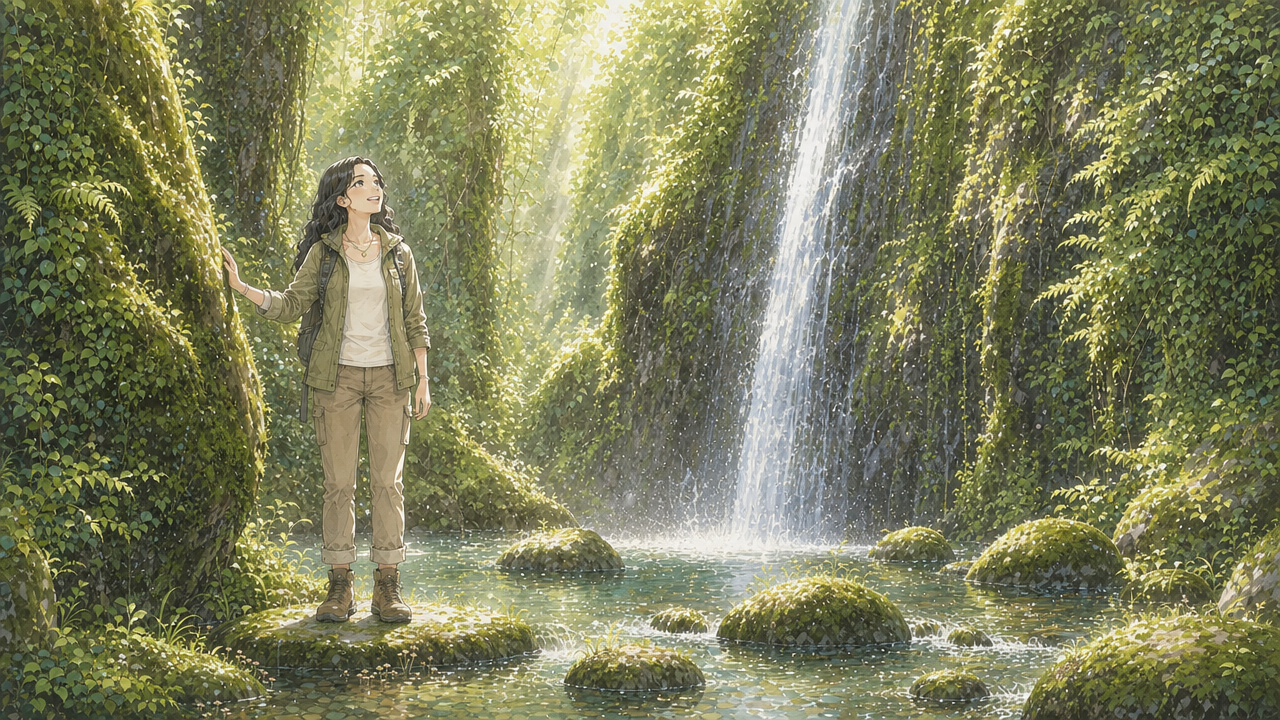
#> input picture assets/comparison/moss-gorge-image2-before.jpg, 1280 x 720 px
$ python notch.py ../../assets/comparison/moss-gorge-image2-before.jpg out
#> lines starting #> are read from the running program, lines starting #| are printed output that depends on the picture
### src/mi_ripple/common.py
"""Shared numerical, image-I/O, provenance, and inspection-board helpers."""

from __future__ import annotations

import hashlib
import json
from datetime import UTC, datetime
from pathlib import Path

import numpy as np
from PIL import Image, ImageDraw, ImageFont
from scipy import ndimage
from skimage import color as skcolor

BAND_SIGMAS = (1.0, 3.0)
RESIDUAL_GAIN = 6.0


def load_rgb(path: str | Path) -> np.ndarray:
    """Load an opaque RGB image as float64 values in [0, 1]."""
    with Image.open(path) as image:
        return np.asarray(image.convert("RGB"), dtype=np.float64) / 255.0


def rgb_to_lab(rgb: np.ndarray) -> np.ndarray:
    return skcolor.rgb2lab(rgb)


def lab_to_rgb8(lab: np.ndarray) -> np.ndarray:
    lab = lab.copy()
    lab[..., 0] = np.clip(lab[..., 0], 0, 100)
    return np.clip(np.rint(skcolor.lab2rgb(lab) * 255), 0, 255).astype(np.uint8)


def rgb_to_L(rgb: np.ndarray) -> np.ndarray:
    return skcolor.rgb2lab(rgb)[..., 0]


# [8 lines left out: function bandpass, not called in this run]


def smoothstep(x: np.ndarray, low: float, high: float) -> np.ndarray:
    t = np.clip((x - low) / (high - low), 0.0, 1.0)
    return t * t * (3 - 2 * t)


# [78 lines left out: functions structure_signals, along_orientation_mean, window_damage, not called in this run]


def sha256_of(path: str | Path) -> str:
    digest = hashlib.sha256()
    with open(path, "rb") as handle:
        for chunk in iter(lambda: handle.read(1 << 20), b""):
            digest.update(chunk)
    return digest.hexdigest()


def now_iso() -> str:
    return datetime.now(UTC).astimezone().isoformat(timespec="seconds")


def write_json(path: str | Path, value: dict) -> Path:
    output = Path(path)
    output.write_text(
        json.dumps(value, ensure_ascii=False, indent=2) + "\n",
        encoding="utf-8",
    )
    return output


def image_size(path: str | Path) -> tuple[int, int]:
    with Image.open(path) as image:
        return image.size


# [17 lines left out: function font, not called in this run]


def to_img(array: np.ndarray) -> Image.Image:
    return Image.fromarray(np.clip(array, 0, 255).astype(np.uint8)).convert("RGB")


# [58 lines left out: functions residual_tile, crop_tile, build_board, not called in this run]

### src/mi_ripple/notch.py
"""Selective spectral notching for isolated periodic lattice components."""

from __future__ import annotations

import argparse
import os
from concurrent.futures import ThreadPoolExecutor
from pathlib import Path

import numpy as np
from PIL import Image
from scipy import ndimage

from .common import (
    lab_to_rgb8,
    load_rgb,
    now_iso,
    rgb_to_lab,
    sha256_of,
    write_json,
)

DEFAULT_PARAMS = {
    "local_win": 21,
    "peak_tau": 1.2,
    "max_support": 80,
    "low_cut": 24,
    "feather": 1.5,
}


def default_workers() -> int:
    value = os.environ.get("MI_RIPPLE_WORKERS", "").strip()
    if value.isdigit() and int(value) > 0:
        return int(value)
    return max(1, min(8, os.cpu_count() or 1))


def median_baseline(
    array: np.ndarray,
    size: int,
    workers: int | None = None,
) -> np.ndarray:
    """Compute a deterministic striped median filter with full-window halos."""
    worker_count = default_workers() if workers is None else max(1, int(workers))
    height = array.shape[0]
    if worker_count == 1 or height < 2:
        return ndimage.median_filter(array, size=size, mode="nearest")
    halo = size // 2
    bounds = np.linspace(0, height, worker_count + 1).astype(int)
    output = np.empty_like(array)

    def work(index: int) -> None:
        low = int(bounds[index])
        high = int(bounds[index + 1])
        if high <= low:
            return
        start = max(0, low - halo)
        end = min(height, high + halo)
        piece = ndimage.median_filter(
            array[start:end],
            size=size,
            mode="nearest",
        )
        output[low:high] = piece[low - start : low - start + (high - low)]

    with ThreadPoolExecutor(max_workers=worker_count) as executor:
        list(executor.map(work, range(worker_count)))
    return output


def find_isolated_peaks(
    channel: np.ndarray,
    local_win: int = 21,
    peak_tau: float = 1.2,
    max_support: int = 80,
    low_cut: int = 24,
    pad: int = 64,
    workers: int | None = None,
) -> dict:
    """Find small connected spectral components above a local median baseline."""
    padded = np.pad(channel, pad, mode="reflect")
    spectrum = np.fft.fftshift(np.fft.fft2(padded))
    del padded
    amplitude = np.abs(spectrum)
    log_amplitude = np.log1p(amplitude)
    local_baseline = median_baseline(log_amplitude, local_win, workers)
    excess = log_amplitude - local_baseline
    del log_amplitude, local_baseline
    height, width = excess.shape
    center_y, center_x = height // 2, width // 2
    yy, xx = np.ogrid[0:height, 0:width]
    radius = np.hypot(yy - center_y, xx - center_x)
    candidates = (excess > peak_tau) & (radius >= low_cut)
    del radius
    labels, count = ndimage.label(candidates)
    sizes = (
        ndimage.sum(candidates, labels, index=np.arange(1, count + 1))
        if count
        else np.array([])
    )
    kept_ids = [
        index + 1 for index, size in enumerate(sizes) if size <= max_support
    ]
    lookup = np.zeros(count + 1, dtype=bool)
    if kept_ids:
        lookup[kept_ids] = True
    keep = lookup[labels]
    peaks = []
    if kept_ids:
        positions = ndimage.maximum_position(excess, labels, index=kept_ids)
        if len(kept_ids) == 1:
            positions = [positions]
        for component_id, (peak_y, peak_x) in zip(
            kept_ids,
            positions,
            strict=True,
        ):
            peak_y, peak_x = int(peak_y), int(peak_x)
            frequency_y = (peak_y - center_y) / height
            frequency_x = (peak_x - center_x) / width
            frequency_radius = float(np.hypot(frequency_y, frequency_x))
            peaks.append(
                {
                    "excess": round(float(excess[peak_y, peak_x]), 3),
                    "support": int(sizes[component_id - 1]),
                    "period_px": (
                        round(1.0 / frequency_radius, 2)
                        if frequency_radius > 0
                        else None
                    ),
                    "angle_deg": round(
                        float(np.degrees(np.arctan2(frequency_y, frequency_x))),
                        1,
                    ),
                }
            )
    peaks.sort(key=lambda peak: -peak["excess"])
    return {
        "f": spectrum,
        "amp": amplitude,
        "excess": excess,
        "keep": keep,
        "cand": candidates,
        "pad": pad,
        "shape": channel.shape,
        "stats": {
            "components_above_tau": int(count),
            "isolated_components_kept": len(kept_ids),
            "rejected_large_components": int(count - len(kept_ids)),
            "notched_bins": int(keep.sum()),
            "notched_bins_pct": round(float(keep.mean() * 100), 4),
            "max_peak_excess": (
                round(float(excess[keep].max()), 3) if keep.any() else 0.0
            ),
            "peaks_top": peaks[:12],
        },
    }


def isolated_peak_notch(
    channel: np.ndarray,
    local_win: int = 21,
    peak_tau: float = 1.2,
    max_support: int = 80,
    low_cut: int = 24,
    feather: float = 1.5,
    workers: int | None = None,
) -> tuple[np.ndarray, dict]:
    diagnosis = find_isolated_peaks(
        channel,
        local_win,
        peak_tau,
        max_support,
        low_cut,
        workers=workers,
    )
    keep = diagnosis["keep"]
    excess = diagnosis["excess"]
    spectrum = diagnosis["f"]
    amplitude = diagnosis["amp"]
    pad = diagnosis["pad"]
    height, width = diagnosis["shape"]
    target = np.where(keep, np.maximum(excess, 0.0), 0.0)
    scale = np.exp(-ndimage.gaussian_filter(target, feather))
    output = np.real(
        np.fft.ifft2(np.fft.ifftshift(spectrum * scale))
    )[pad : pad + height, pad : pad + width]
    stats = dict(diagnosis["stats"])
    stats["energy_removed_pct"] = round(
        float(
            1.0
            - ((amplitude * scale) ** 2).sum()
            / max((amplitude**2).sum(), 1e-9)
        )
        * 100.0,
        5,
    )
    return output, stats


def notch_image(
    rgb: np.ndarray,
    params: dict | None = None,
    channels: tuple[str, ...] = ("L",),
    workers: int | None = None,
) -> tuple[np.ndarray, dict]:
    parameters = dict(DEFAULT_PARAMS, **(params or {}))
    lab = rgb_to_lab(rgb)
    stats = {}
    for name, index in (("L", 0), ("a", 1), ("b", 2)):
        if name in channels:
            lab[..., index], stats[name] = isolated_peak_notch(
                lab[..., index],
                workers=workers,
                **parameters,
            )
    return lab_to_rgb8(lab), {
        "params": parameters,
        "channels": list(channels),
        "per_channel": stats,
    }


def main() -> None:
    parser = argparse.ArgumentParser(
        description="Attenuate isolated periodic lattice peaks."
    )
    parser.add_argument("image")
    parser.add_argument("out_dir")
    parser.add_argument("--tau", type=float, default=DEFAULT_PARAMS["peak_tau"])
    parser.add_argument("--chroma", action="store_true")
    parser.add_argument("--suffix", default="notch")
    arguments = parser.parse_args()
    source = Path(arguments.image)
    output_dir = Path(arguments.out_dir)
    output_dir.mkdir(parents=True, exist_ok=True)
    channels = ("L", "a", "b") if arguments.chroma else ("L",)
    output, stats = notch_image(
        load_rgb(source),
        {"peak_tau": arguments.tau},
        channels,
    )
#> in load_rgb, image is the input picture: PIL image 1280x720 RGB; mean R, G, B 124.3, 126, 91.5
#> in notch_image, `parameters = dict(DEFAULT_PARAMS, **(params or {}))`: parameters = {'local_win': 21, 'peak_tau': 1.2, 'max_support': 80, 'low_cut': 24, 'feather': 1.5}
#> in rgb_to_lab, `return skcolor.rgb2lab(rgb)`:
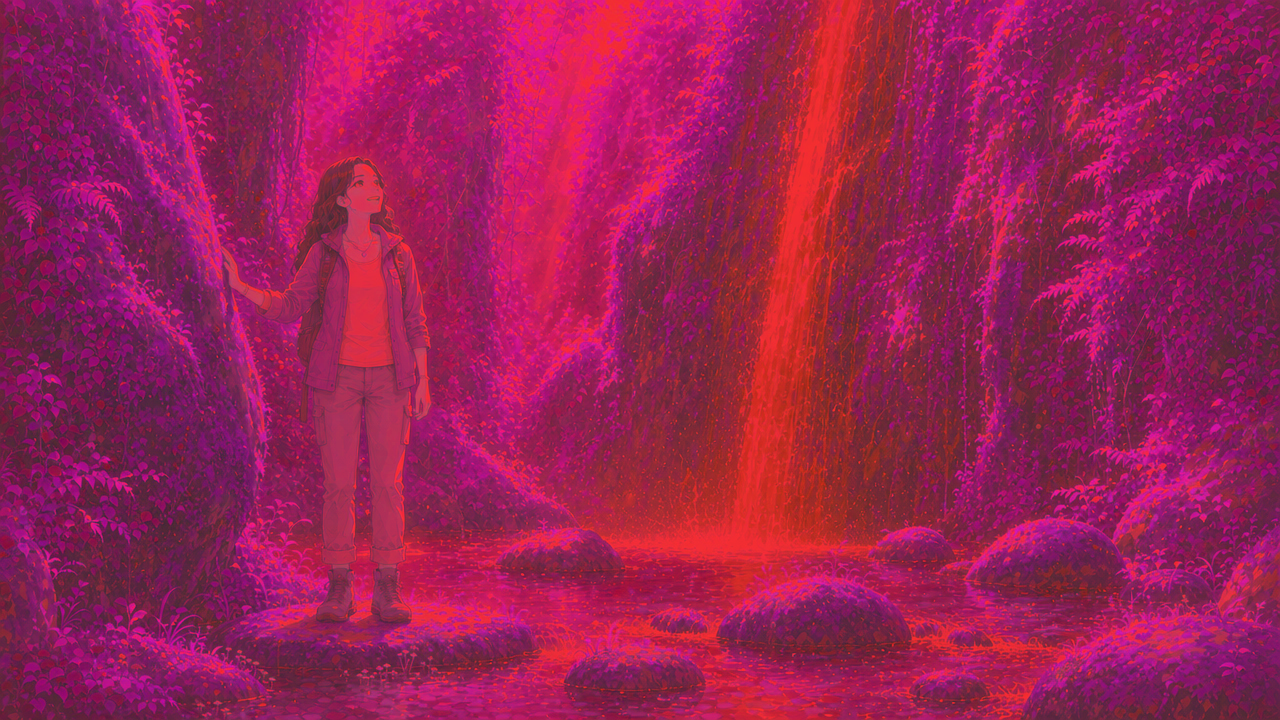
#> returned value: shape (720, 1280, 3) float64; mean of channels 0, 1, 2 51.2, -6.4, 18.5; drawn with min black and max white
#> the loop in notch_image, `for name, index in (("L", 0), ("a", 1), ("b", 2)):` made 3 passes
#> pad in isolated_peak_notch on pass 1: 64
#> pass 1, in find_isolated_peaks, `padded = np.pad(channel, pad, mode="reflect")`:
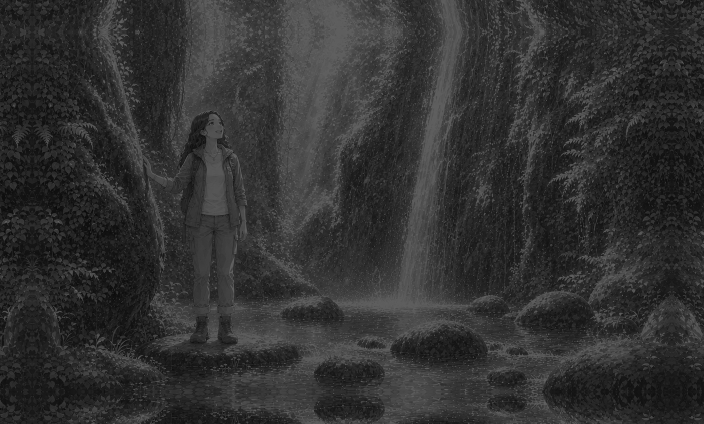
#> padded: shape (848, 1408) float64 (shown at 1/2 size); min 3.14, max 100, mean 50.1
#> pass 1, in find_isolated_peaks, `log_amplitude = np.log1p(amplitude)`:
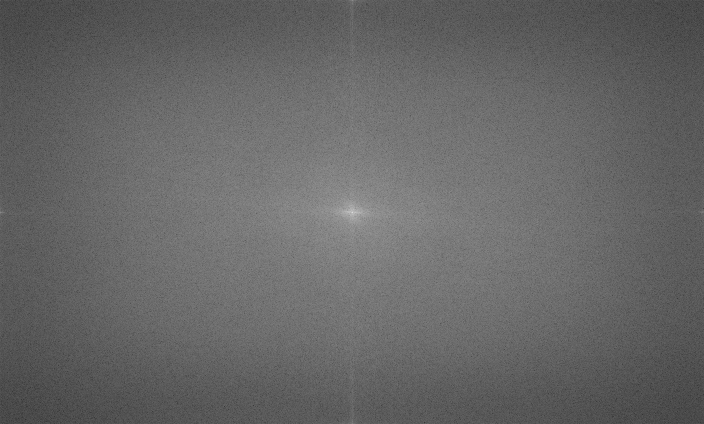
#> log_amplitude: shape (848, 1408) float64 (shown at 1/2 size); min 2, max 17.91, mean 8.39; drawn with min black and max white
#> pass 1, in find_isolated_peaks, `local_baseline = median_baseline(log_amplitude, local_win, workers)`:
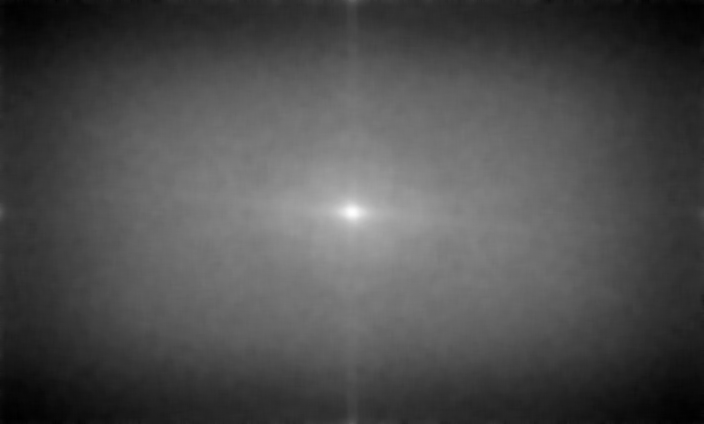
#> local_baseline: shape (848, 1408) float64 (shown at 1/2 size); min 6.62, max 12.79, mean 8.5; drawn with min black and max white
#> after the loop in notch_image, `for name, index in (("L", 0), ("a", 1), ("b", 2)):`: stats = 1 item
#> stats = 3 items
    output_path = output_dir / f"{source.stem}_{arguments.suffix}.png"
    Image.fromarray(output).save(output_path)
    write_json(
        output_path.with_suffix(".json"),
        {
            "stage": "notch",
            "grade": "deliverable",
            "source": str(source),
            "source_sha256": sha256_of(source),
            "output": str(output_path),
            "pixels": list(Image.fromarray(output).size),
            **stats,
            "time": now_iso(),
        },
    )
    print(output_path)


if __name__ == "__main__":
    main()

$ run again, on assets/comparison/night-hair-before.jpg
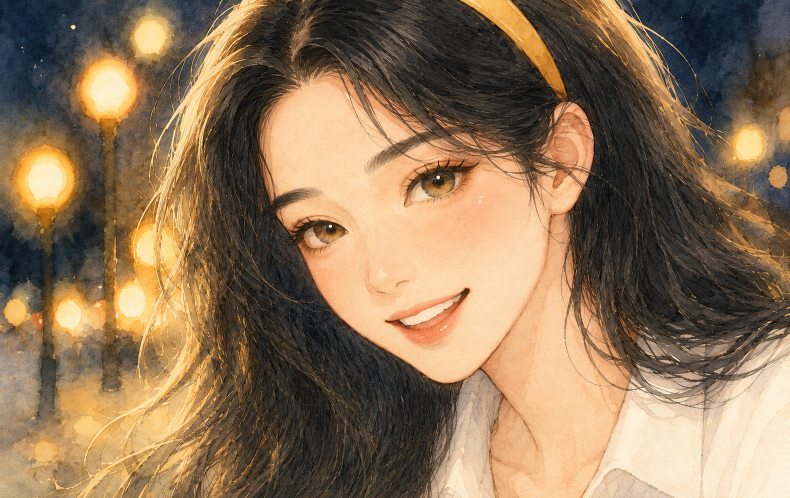
#> input picture assets/comparison/night-hair-before.jpg, 1579 x 996 px (shown at 1/2 size)
#> in load_rgb, image is the input picture: PIL image 1579x996 RGB; mean R, G, B 142.2, 116.5, 87.9
#> parameters = {'local_win': 21, 'peak_tau': 1.2, 'max_support': 80, 'low_cut': 24, 'feather': 1.5}
#> the loop in notch_image, `for name, index in (("L", 0), ("a", 1), ("b", 2)):` made 3 passes
#> pad in isolated_peak_notch on pass 1: 64
#> pass 1, in find_isolated_peaks, `padded = np.pad(channel, pad, mode="reflect")`:
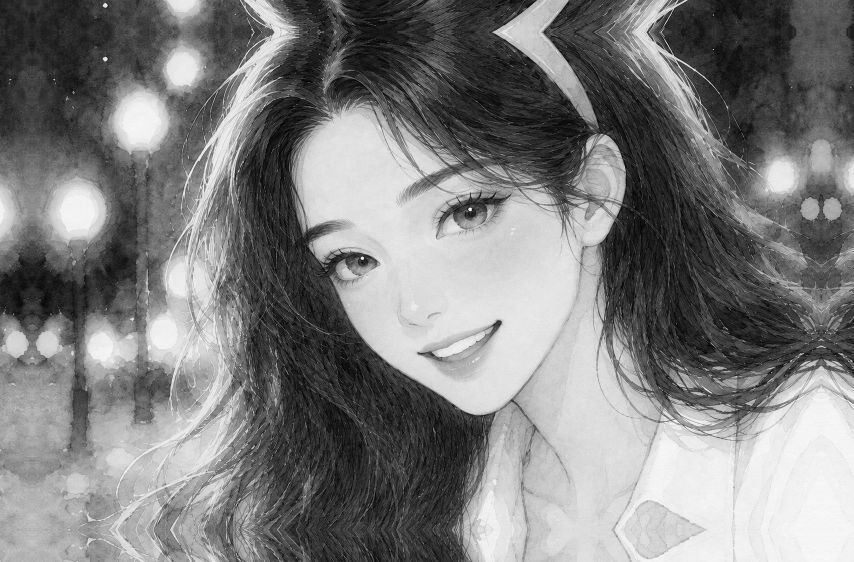
#> padded: shape (1124, 1707) float64 (shown at 1/2 size); min 0, max 99.06, mean 49.1; drawn with min black and max white
#> pass 1, in find_isolated_peaks, `local_baseline = median_baseline(log_amplitude, local_win, workers)`:
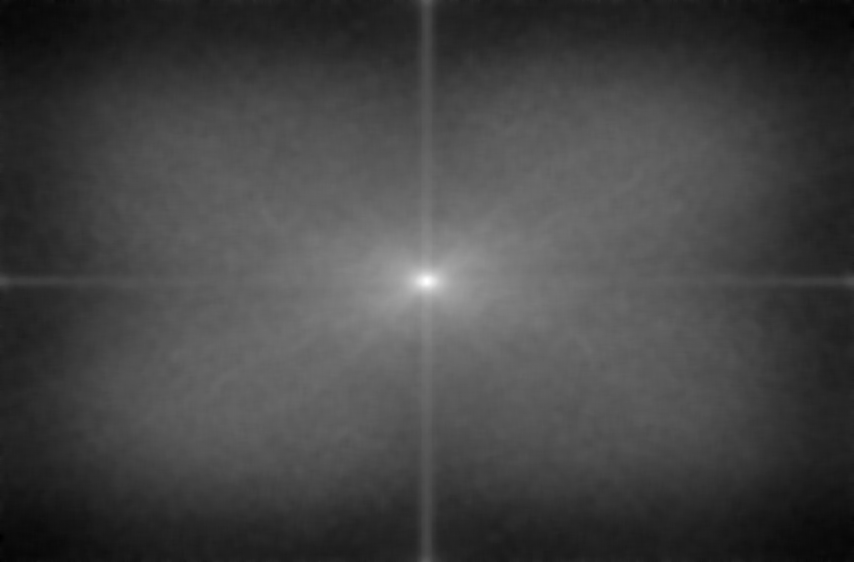
#> local_baseline: shape (1124, 1707) float64 (shown at 1/2 size); min 6.27, max 13.77, mean 8.28; drawn with min black and max white
#> after the loop in notch_image, `for name, index in (("L", 0), ("a", 1), ("b", 2)):`: stats = 1 item
#> in main, `output, stats = notch_image( load_rgb(source), {"peak_tau": arguments...`: stats = 3 items

$ run again, on assets/comparison/rainforest-path-before.jpg
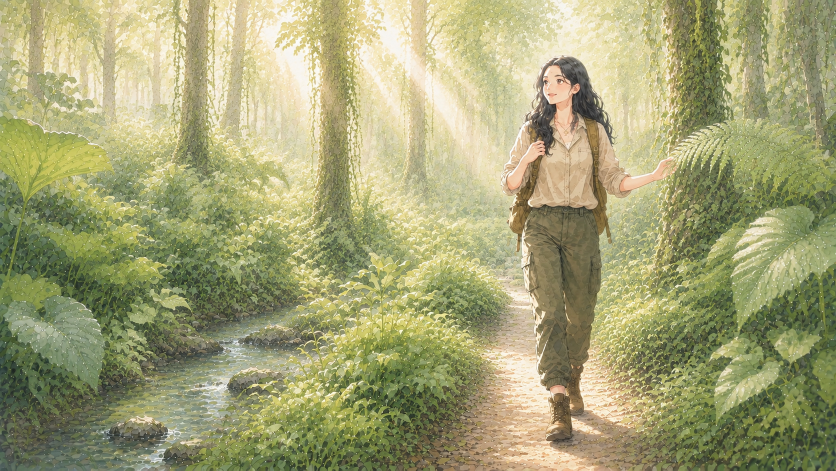
#> input picture assets/comparison/rainforest-path-before.jpg, 1672 x 941 px (shown at 1/2 size)
#> in load_rgb, image is the input picture: PIL image 1672x941 RGB; mean R, G, B 163, 162.7, 117.5
#> parameters = {'local_win': 21, 'peak_tau': 1.2, 'max_support': 80, 'low_cut': 24, 'feather': 1.5}
#> in rgb_to_lab, `return skcolor.rgb2lab(rgb)`:
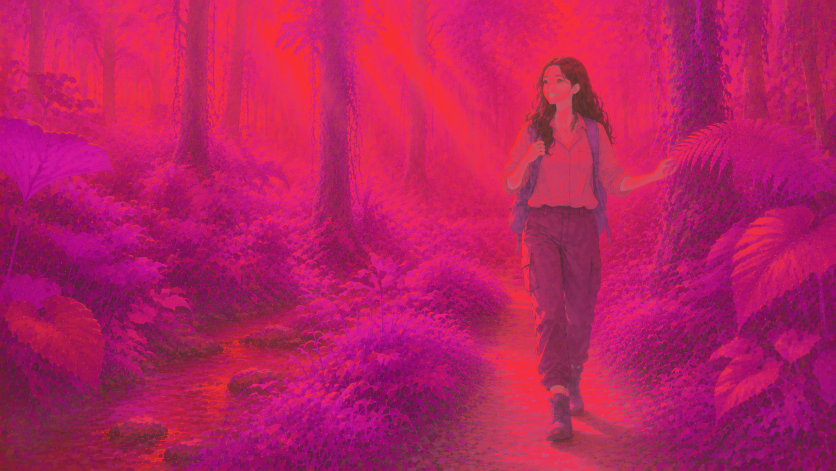
#> returned value: shape (941, 1672, 3) float64 (shown at 1/2 size); mean of channels 0, 1, 2 65.4, -7.3, 23.6; drawn with min black and max white
#> the loop in notch_image, `for name, index in (("L", 0), ("a", 1), ("b", 2)):` made 3 passes
#> pad in isolated_peak_notch on pass 1: 64
#> pass 1, in find_isolated_peaks, `padded = np.pad(channel, pad, mode="reflect")`:
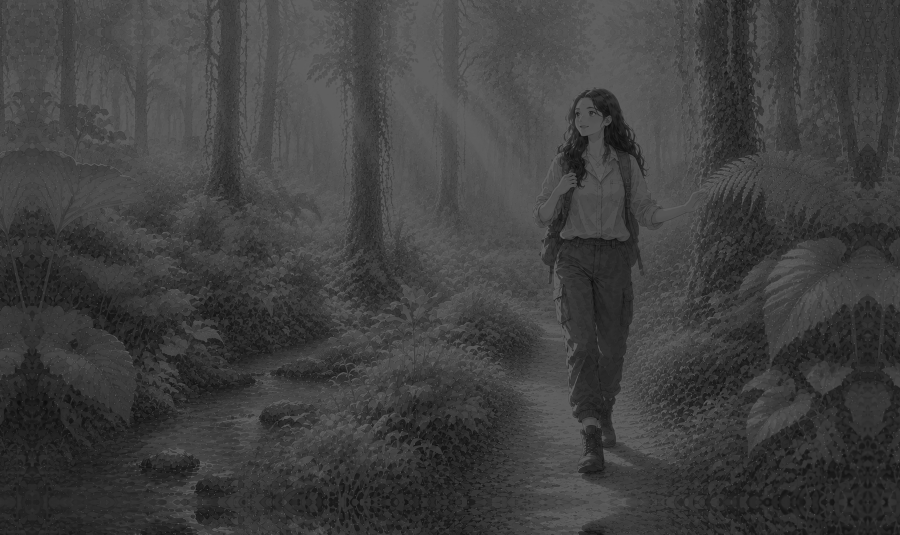
#> padded: shape (1069, 1800) float64 (shown at 1/2 size); min 8.1, max 100, mean 64.4
#> after the loop in notch_image, `for name, index in (("L", 0), ("a", 1), ("b", 2)):`: stats = 1 item
#> in main, `output, stats = notch_image( load_rgb(source), {"peak_tau": arguments...`: stats = 3 items
